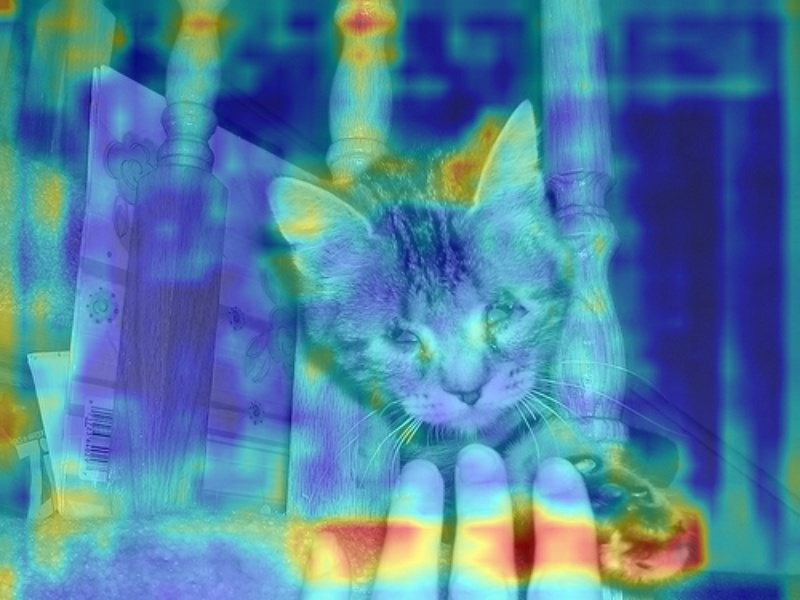
#> input picture small.jpg, 800 x 600 px; the run also reads 1 picture not shown here
$ python main.py
#> lines starting #> are read from the running program, lines starting #| are printed output that depends on the picture
import numpy as np
import cv2
import tifffile as tiff


def main(threshold,feature_map,target_img,query_img):

    matrix = feature_map
    # matrix[0] = 0
    matrix[0:28,:]=0
    matrix[29:64,:]=0
    def normalize(mat):
        # [4 lines of commented-out code are left out]
        mat = (mat-mat.min())/(mat.max()-mat.min())
        return mat
    matrix = normalize(matrix)
    location_x, location_y = np.where(matrix>threshold)
    num_point_pair = location_x.size
    query_mat = np.zeros((2,num_point_pair))
    target_mat = np.zeros((2,num_point_pair))
    query_mat[0], query_mat[1] = np.floor(location_x/8)+0.5, location_x%8 +0.5
    target_mat[0], target_mat[1] = np.floor(location_y/50)+0.5, location_y%50 +0.5
    query_mat, target_mat = np.floor(query_mat*16), np.floor(target_mat*16)
    concat_target_query = np.ones((600,928,3))*255
    concat_target_query[0:600,0:800,:] = target_img
    concat_target_query[0:128,800:928,:] = query_img
    for i in range(num_point_pair):
        # print(query_mat[:,i],target_mat[:,i])
        q_x = int(query_mat[0][i])
        q_y = int(query_mat[1][i]+800)
        t_x = int(target_mat[0][i])
        t_y = int(target_mat[1][i])
        print(t_y,t_x,q_y,q_x)
        cv2.line(concat_target_query,(t_y,t_x),(q_y,q_x),(0,0,255),1)
    cv2.imwrite('save.jpg',concat_target_query)


if __name__ == '__main__':
    threshold = 0.65
    feature_map = tiff.imread('tensor.tiff')[0]
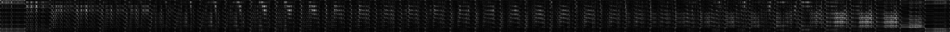
#> feature_map: shape (64, 1900) float32 (shown at 1/2 size); min 0.224, max 39.03, mean 3.5; drawn with min black and max white
    target_img = cv2.imread('small.jpg')
#> target_img is the input picture: shape (600, 800, 3); mean B, G, R 160.7, 127.8, 78.1
    query_img = cv2.imread('query_vis.jpg')
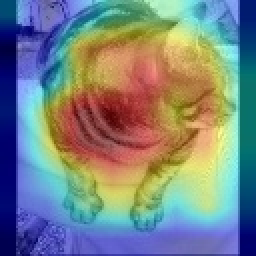
#> input picture query_vis.jpg, 128 x 128 px (shown 2 times larger)
#> query_img is the input picture: shape (128, 128, 3); mean B, G, R 131.5, 131.8, 121.6
    main(threshold,feature_map,target_img,query_img)
#> in main, `matrix[0:28,:]=0`:
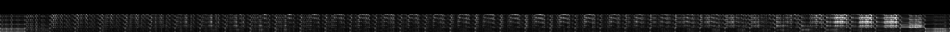
#> matrix: shape (64, 1900) float32 (shown at 1/2 size); min 0, max 23.07, mean 1.9; drawn with min black and max white
#> in main, `location_x, location_y = np.where(matrix>threshold)`: location_x = 54 values from 28 to 28; location_y = 54 values from 154 to 1790
#> in main, `concat_target_query[0:600,0:800,:] = target_img`:
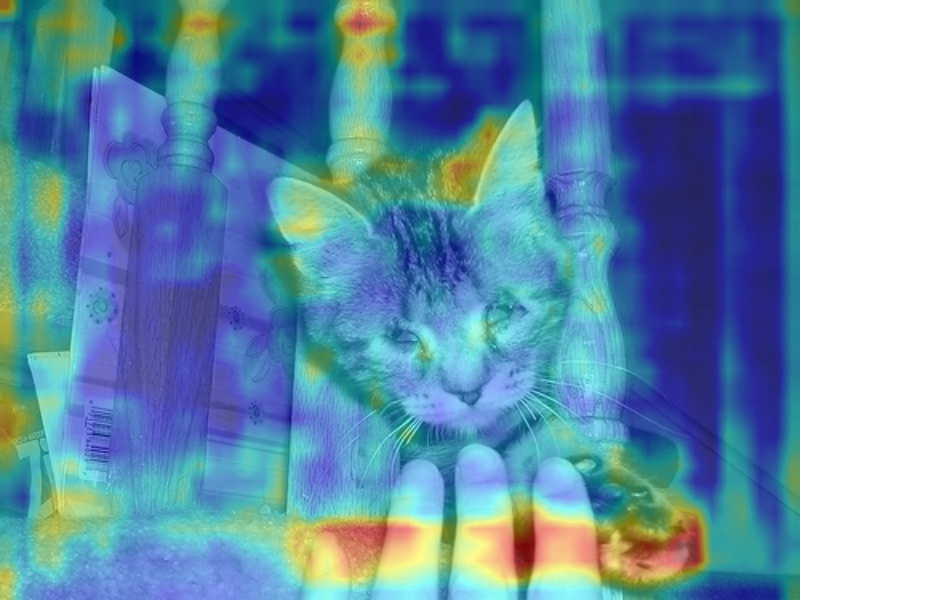
#> concat_target_query: shape (600, 928, 3) float64; mean B, G, R 173.7, 145.4, 102.5
#> in main, `concat_target_query[0:128,800:928,:] = query_img`:
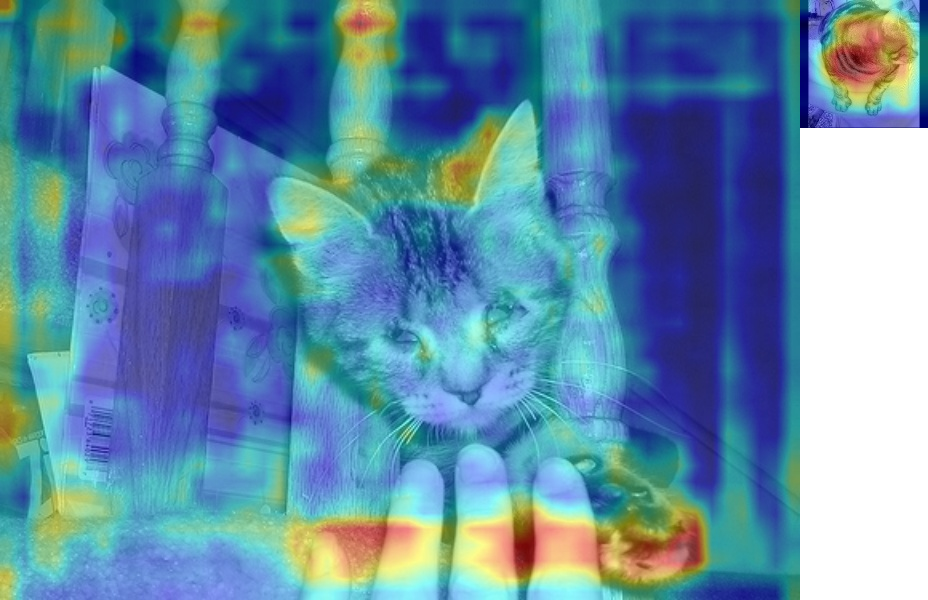
#> concat_target_query: shape (600, 928, 3) float64; mean B, G, R 170.1, 141.7, 98.6
#> after the loop in main, `for i in range(num_point_pair):`:
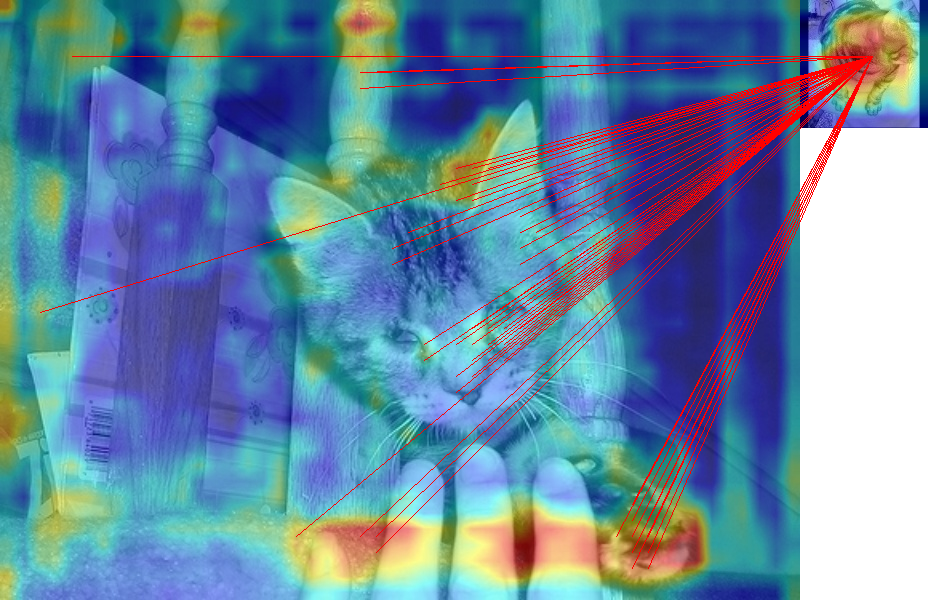
#> concat_target_query: shape (600, 928, 3) float64; mean B, G, R 164.7, 138, 105.2
